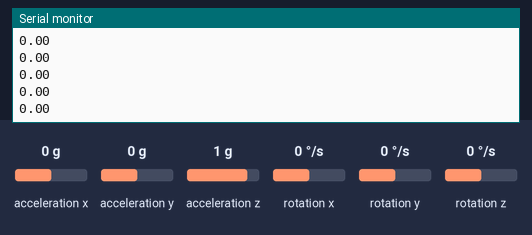
Bench run of a sketch on a simulated Arduino Uno, built with avr-gcc and run on an emulated ATmega328P. Shown: the last lines printed to the serial monitor. Inputs (shaded band) come from the test bench; at power-on: rotation z 0 °/s, acceleration x 0 g, acceleration y 0 g, acceleration z 1 g, rotation x 0 °/s, rotation y 0 °/s.

Above: at 3.1 s.
3.2 s: rotation z set to -192 °/s
At 4.3 s:
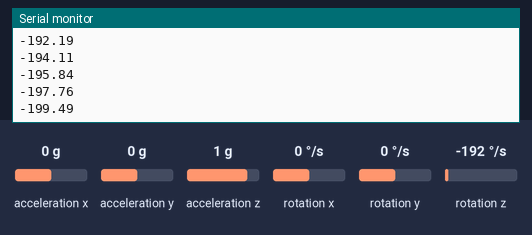
4.7 s: rotation z set to -100 °/s
At 5.6 s:
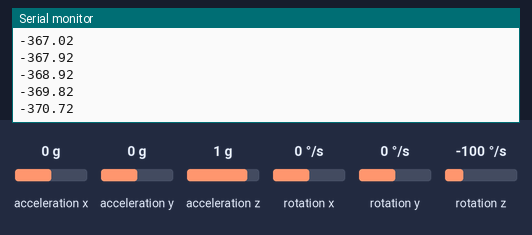
Timing chart, 0 to 7.7 s (numbered marks = the images above; inputs shaded):
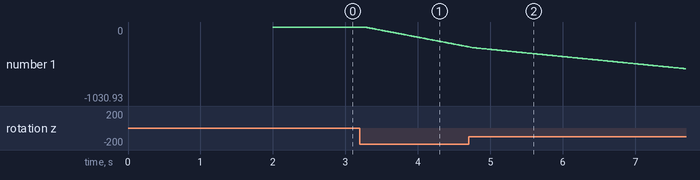

Measured:
- after the input at 3.2 s, the serial monitor: prints a new line after 0.07 s (image 1)
- plotted number 1: 0 → -274.94 after the input at 3.2 s

The sketch:

gyroTest.ino
```cpp
#include <Wire.h>
#include <MPU6050.h>

MPU6050 mpu;

float angleZ = 0;
float offset = 0;
unsigned long lastTime;

void setup() {
  Serial.begin(9600);
  Wire.begin();
  mpu.initialize();

  // Calibrate
  long sum = 0;
  for (int i = 0; i < 500; i++) {
    int16_t gx, gy, gz;
    mpu.getRotation(&gx, &gy, &gz);
    sum += gz;
    delay(2);
  }
  offset = sum / 500.0;

  lastTime = millis();
}

void loop() {
  int16_t gx, gy, gz;
  mpu.getRotation(&gx, &gy, &gz);

  float gyroZ = (gz - offset) / 131.0;

  unsigned long now = millis();
  float dt = (now - lastTime) / 1000.0;
  lastTime = now;

  angleZ += gyroZ * dt;

  Serial.println(angleZ);
}
```
